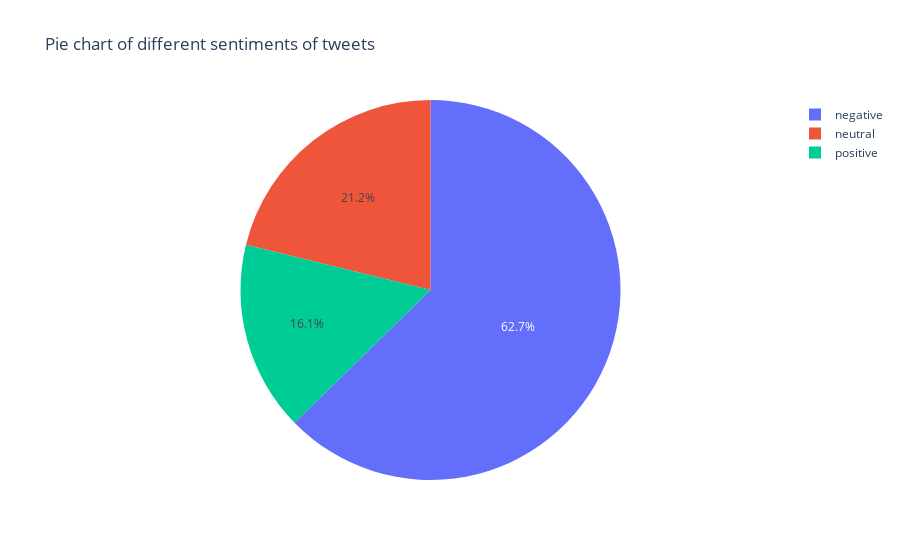

Notebook code cell kept with this figure:
### Code cell
import plotly.express as px
fig = px.pie(df, names='airline_sentiment', title ='Pie chart of different sentiments of tweets')
fig.show()

### Figure 1 — Plotly figure (JSON) as saved in the notebook; plotly's stock layout.template omitted (floating-point values rounded to 4 significant figures; data arrays with more than 128 entries replaced by an {"elided": "..."} marker saying what was removed)
{"data": [{"domain": {"x": [0, 1], "y": [0, 1]}, "hovertemplate": "airline_sentiment=%{label}<extra></extra>", "labels": {"elided": "14640 str values"}, "legendgroup": "", "name": "", "showlegend": true, "type": "pie"}], "layout": {"legend": {"tracegroupgap": 0}, "title": {"text": "Pie chart of different sentiments of tweets"}}}
